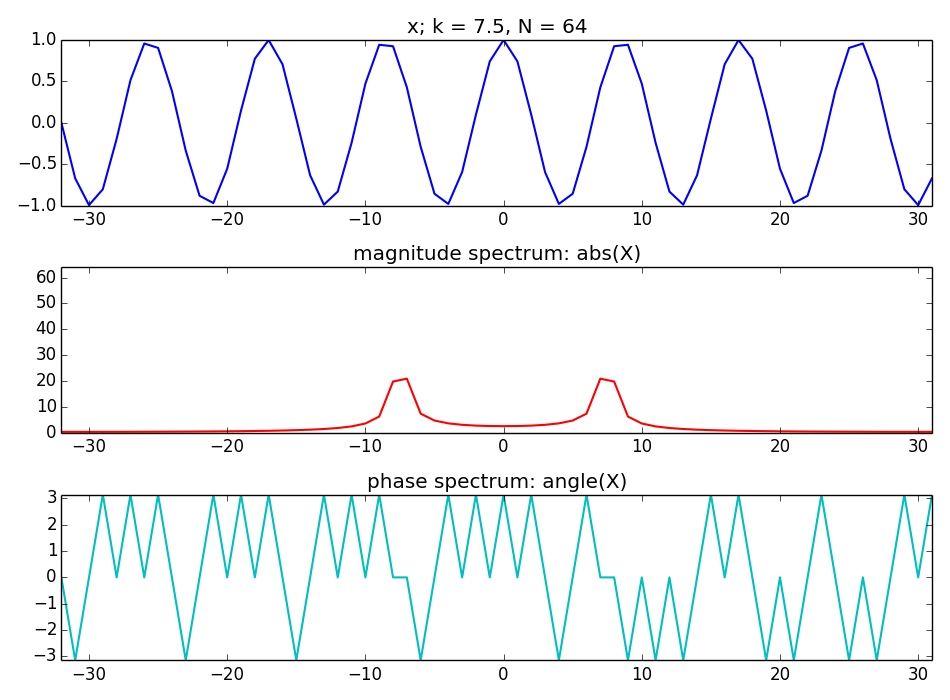

Write Python code to recreate this figure.
import numpy as np
import matplotlib.pyplot as plt

plt.figure(1, figsize=(9.5, 7))
N = 64
k0 = 7.5
X = np.array([])
nv = np.arange(-N/2, N/2)
kv = np.arange(-N/2, N/2)
x = np.cos(2*np.pi*k0/N*nv)

plt.subplot(311)
plt.title('x; k = 7.5, N = 64')
plt.plot(nv, np.real(x),'b', lw=1.5)
plt.axis([-N/2,N/2-1,-1,1])
for k in kv:
	s = np.exp(1j*2*np.pi*k/N*nv)
	X = np.append(X, sum(x*np.conjugate(s)))

plt.subplot(312)
plt.title('magnitude spectrum: abs(X)')
plt.plot(kv, abs(X), 'r', lw=1.5)
plt.axis([-N/2,N/2-1,0,N])

plt.subplot(313)
plt.title('phase spectrum: angle(X)')
plt.plot(kv, np.angle(X),'c', lw=1.5)
plt.axis([-N/2,N/2-1,-np.pi,np.pi])

plt.tight_layout()
plt.show()
